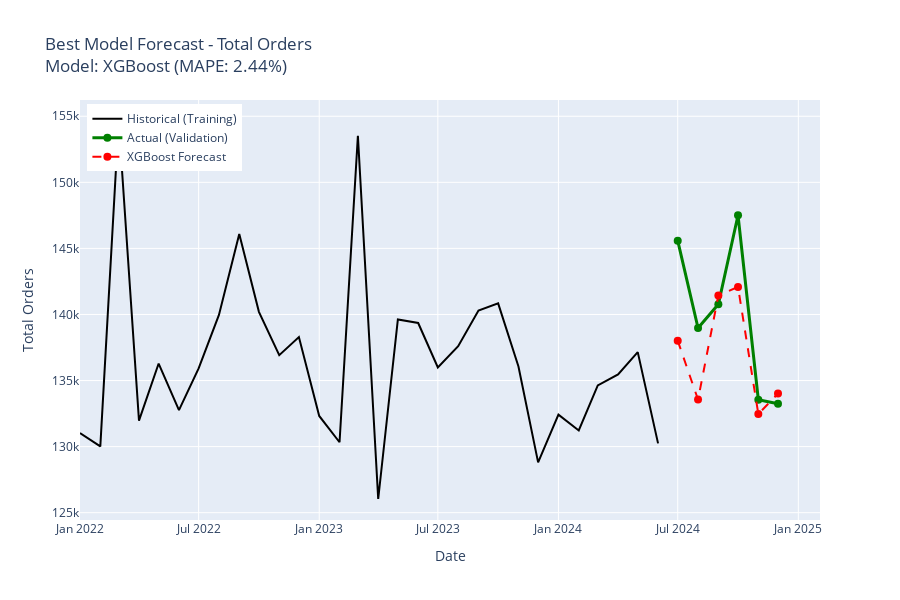
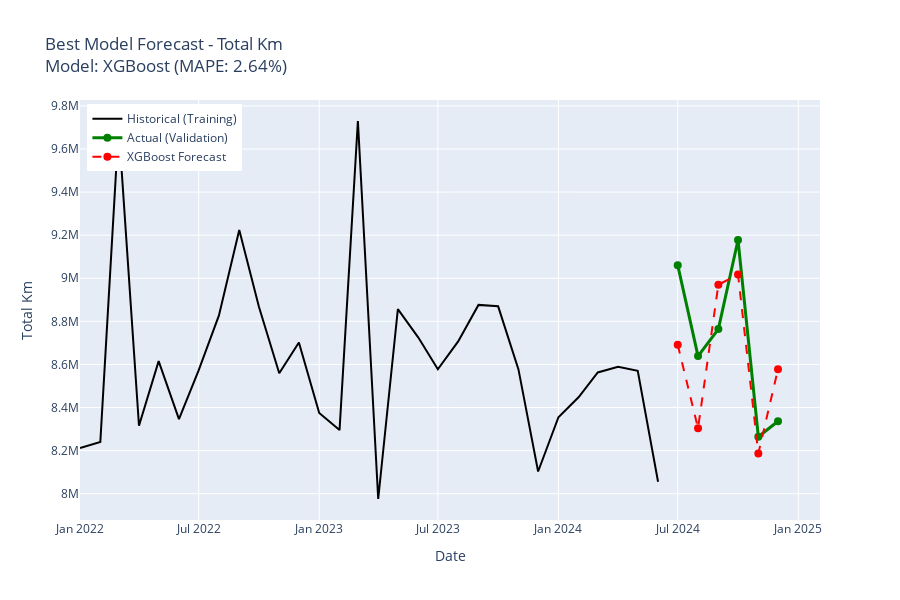
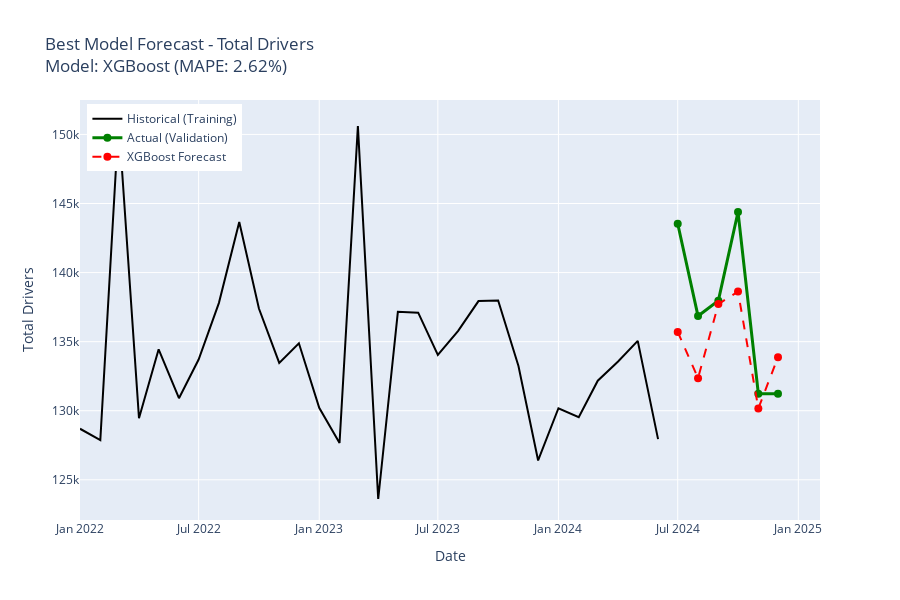
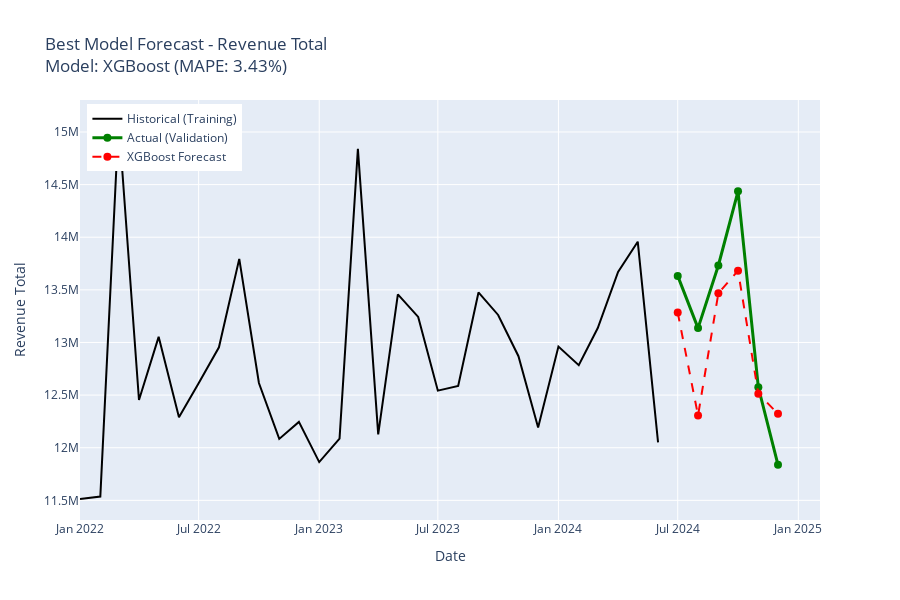

Notebook code for these charts, in order:
### Markdown cell above
## Section 5: Best Model Forecasts Visualization

### Code cell
# Create forecast visualization for each metric
for metric in target_metrics:
    fig = go.Figure()
    
    # Historical training data
    fig.add_trace(
        go.Scatter(
            x=train_df['date'],
            y=train_df[metric],
            mode='lines',
            name='Historical (Training)',
            line=dict(color='black', width=2)
        )
    )
    
    # Actual validation values
    if len(val_df) > 0:
        fig.add_trace(
            go.Scatter(
                x=val_df['date'],
                y=val_df[metric],
                mode='lines+markers',
                name='Actual (Validation)',
                line=dict(color='green', width=3),
                marker=dict(size=8)
            )
        )
    
    # Best model forecast
    if metric in forecasts:
        forecast_data = forecasts[metric]['data']
        model_name = forecasts[metric]['model']
        
        if 'date' in forecast_data.columns:
            forecast_data['date'] = pd.to_datetime(forecast_data['date'])
        
        if metric in forecast_data.columns:
            fig.add_trace(
                go.Scatter(
                    x=forecast_data['date'],
                    y=forecast_data[metric],
                    mode='lines+markers',
                    name=f'{model_name} Forecast',
                    line=dict(color='red', width=2, dash='dash'),
                    marker=dict(size=8)
                )
            )
    
    # Get MAPE for best model
    best_model = best_models[metric]
    mape = metrics_df[(metrics_df['metric'] == metric) & (metrics_df['model'] == best_model)]['MAPE'].values[0]
    
    fig.update_layout(
        title=f"Best Model Forecast - {metric.replace('_', ' ').title()}<br>Model: {best_model} (MAPE: {mape:.2f}%)",
        xaxis_title="Date",
        yaxis_title=metric.replace('_', ' ').title(),
        height=600,
        hovermode='x unified',
        legend=dict(x=0.01, y=0.99)
    )
    
    fig.show()
    
    # Save
    fig.write_html(results_dir / f'best_model_forecast_{metric}.html')
    print(f"✓ Saved: results/best_model_forecast_{metric}.html")

### Figure 1 — Plotly figure (JSON) as saved in the notebook; plotly's stock layout.template omitted (floating-point values rounded to 4 significant figures)
{"data": [{"line": {"color": "black", "width": 2}, "mode": "lines", "name": "Historical (Training)", "type": "scatter", "x": ["2022-01-01T00:00:00", "2022-02-01T00:00:00", "2022-03-01T00:00:00", "2022-04-01T00:00:00", "2022-05-01T00:00:00", "2022-06-01T00:00:00", "2022-07-01T00:00:00", "2022-08-01T00:00:00", "2022-09-01T00:00:00", "2022-10-01T00:00:00", "2022-11-01T00:00:00", "2022-12-01T00:00:00", "2023-01-01T00:00:00", "2023-02-01T00:00:00", "2023-03-01T00:00:00", "2023-04-01T00:00:00", "2023-05-01T00:00:00", "2023-06-01T00:00:00", "2023-07-01T00:00:00", "2023-08-01T00:00:00", "2023-09-01T00:00:00", "2023-10-01T00:00:00", "2023-11-01T00:00:00", "2023-12-01T00:00:00", "2024-01-01T00:00:00", "2024-02-01T00:00:00", "2024-03-01T00:00:00", "2024-04-01T00:00:00", "2024-05-01T00:00:00", "2024-06-01T00:00:00"], "y": [131029, 130016, 154641, 131965, 136286, 132764, 135914, 139966, 146093, 140201, 136917, 138291, 132318, 130330, 153520, 126035, 139619, 139356, 135991, 137595, 140295, 140837, 136061, 128804, 132420, 131225, 134634, 135466, 137149, 130243]}, {"line": {"color": "green", "width": 3}, "marker": {"size": 8}, "mode": "lines+markers", "name": "Actual (Validation)", "type": "scatter", "x": ["2024-07-01T00:00:00", "2024-08-01T00:00:00", "2024-09-01T00:00:00", "2024-10-01T00:00:00", "2024-11-01T00:00:00", "2024-12-01T00:00:00"], "y": [145586, 138976, 140770, 147506, 133550, 133247]}, {"line": {"color": "red", "dash": "dash", "width": 2}, "marker": {"size": 8}, "mode": "lines+markers", "name": "XGBoost Forecast", "type": "scatter", "x": ["2024-07-01T00:00:00", "2024-08-01T00:00:00", "2024-09-01T00:00:00", "2024-10-01T00:00:00", "2024-11-01T00:00:00", "2024-12-01T00:00:00"], "y": [138000.0, 133600.0, 141400.0, 142100.0, 132500.0, 134000.0]}], "layout": {"height": 600, "hovermode": "x unified", "legend": {"x": 0.01, "y": 0.99}, "title": {"text": "Best Model Forecast - Total Orders<br>Model: XGBoost (MAPE: 2.44%)"}, "xaxis": {"title": {"text": "Date"}}, "yaxis": {"title": {"text": "Total Orders"}}}}

### Figure 2 — Plotly figure (JSON) as saved in the notebook; plotly's stock layout.template omitted (floating-point values rounded to 4 significant figures)
{"data": [{"line": {"color": "black", "width": 2}, "mode": "lines", "name": "Historical (Training)", "type": "scatter", "x": ["2022-01-01T00:00:00", "2022-02-01T00:00:00", "2022-03-01T00:00:00", "2022-04-01T00:00:00", "2022-05-01T00:00:00", "2022-06-01T00:00:00", "2022-07-01T00:00:00", "2022-08-01T00:00:00", "2022-09-01T00:00:00", "2022-10-01T00:00:00", "2022-11-01T00:00:00", "2022-12-01T00:00:00", "2023-01-01T00:00:00", "2023-02-01T00:00:00", "2023-03-01T00:00:00", "2023-04-01T00:00:00", "2023-05-01T00:00:00", "2023-06-01T00:00:00", "2023-07-01T00:00:00", "2023-08-01T00:00:00", "2023-09-01T00:00:00", "2023-10-01T00:00:00", "2023-11-01T00:00:00", "2023-12-01T00:00:00", "2024-01-01T00:00:00", "2024-02-01T00:00:00", "2024-03-01T00:00:00", "2024-04-01T00:00:00", "2024-05-01T00:00:00", "2024-06-01T00:00:00"], "y": [8212000.0, 8240000.0, 9705000.0, 8315000.0, 8615000.0, 8346000.0, 8572000.0, 8827000.0, 9224000.0, 8868000.0, 8559000.0, 8702000.0, 8375000.0, 8295000.0, 9730000.0, 7975000.0, 8856000.0, 8726000.0, 8578000.0, 8707000.0, 8876000.0, 8870000.0, 8577000.0, 8103000.0, 8355000.0, 8449000.0, 8563000.0, 8589000.0, 8570000.0, 8055000.0]}, {"line": {"color": "green", "width": 3}, "marker": {"size": 8}, "mode": "lines+markers", "name": "Actual (Validation)", "type": "scatter", "x": ["2024-07-01T00:00:00", "2024-08-01T00:00:00", "2024-09-01T00:00:00", "2024-10-01T00:00:00", "2024-11-01T00:00:00", "2024-12-01T00:00:00"], "y": [9061000.0, 8639000.0, 8764000.0, 9178000.0, 8265000.0, 8336000.0]}, {"line": {"color": "red", "dash": "dash", "width": 2}, "marker": {"size": 8}, "mode": "lines+markers", "name": "XGBoost Forecast", "type": "scatter", "x": ["2024-07-01T00:00:00", "2024-08-01T00:00:00", "2024-09-01T00:00:00", "2024-10-01T00:00:00", "2024-11-01T00:00:00", "2024-12-01T00:00:00"], "y": [8692000.0, 8304000.0, 8970000.0, 9018000.0, 8187000.0, 8578000.0]}], "layout": {"height": 600, "hovermode": "x unified", "legend": {"x": 0.01, "y": 0.99}, "title": {"text": "Best Model Forecast - Total Km<br>Model: XGBoost (MAPE: 2.64%)"}, "xaxis": {"title": {"text": "Date"}}, "yaxis": {"title": {"text": "Total Km"}}}}

### Figure 3 — Plotly figure (JSON) as saved in the notebook; plotly's stock layout.template omitted (floating-point values rounded to 4 significant figures)
{"data": [{"line": {"color": "black", "width": 2}, "mode": "lines", "name": "Historical (Training)", "type": "scatter", "x": ["2022-01-01T00:00:00", "2022-02-01T00:00:00", "2022-03-01T00:00:00", "2022-04-01T00:00:00", "2022-05-01T00:00:00", "2022-06-01T00:00:00", "2022-07-01T00:00:00", "2022-08-01T00:00:00", "2022-09-01T00:00:00", "2022-10-01T00:00:00", "2022-11-01T00:00:00", "2022-12-01T00:00:00", "2023-01-01T00:00:00", "2023-02-01T00:00:00", "2023-03-01T00:00:00", "2023-04-01T00:00:00", "2023-05-01T00:00:00", "2023-06-01T00:00:00", "2023-07-01T00:00:00", "2023-08-01T00:00:00", "2023-09-01T00:00:00", "2023-10-01T00:00:00", "2023-11-01T00:00:00", "2023-12-01T00:00:00", "2024-01-01T00:00:00", "2024-02-01T00:00:00", "2024-03-01T00:00:00", "2024-04-01T00:00:00", "2024-05-01T00:00:00", "2024-06-01T00:00:00"], "y": [128697, 127881, 150972, 129462, 134447, 130906, 133710, 137809, 143661, 137399, 133460, 134883, 130216, 127666, 150599, 123611, 137162, 137101, 134036, 135778, 137938, 137981, 133243, 126403, 130180, 129533, 132175, 133564, 135054, 127948]}, {"line": {"color": "green", "width": 3}, "marker": {"size": 8}, "mode": "lines+markers", "name": "Actual (Validation)", "type": "scatter", "x": ["2024-07-01T00:00:00", "2024-08-01T00:00:00", "2024-09-01T00:00:00", "2024-10-01T00:00:00", "2024-11-01T00:00:00", "2024-12-01T00:00:00"], "y": [143534, 136854, 137969, 144383, 131232, 131237]}, {"line": {"color": "red", "dash": "dash", "width": 2}, "marker": {"size": 8}, "mode": "lines+markers", "name": "XGBoost Forecast", "type": "scatter", "x": ["2024-07-01T00:00:00", "2024-08-01T00:00:00", "2024-09-01T00:00:00", "2024-10-01T00:00:00", "2024-11-01T00:00:00", "2024-12-01T00:00:00"], "y": [135700.0, 132400.0, 137700.0, 138600.0, 130200.0, 133900.0]}], "layout": {"height": 600, "hovermode": "x unified", "legend": {"x": 0.01, "y": 0.99}, "title": {"text": "Best Model Forecast - Total Drivers<br>Model: XGBoost (MAPE: 2.62%)"}, "xaxis": {"title": {"text": "Date"}}, "yaxis": {"title": {"text": "Total Drivers"}}}}

### Figure 4 — Plotly figure (JSON) as saved in the notebook; plotly's stock layout.template omitted (floating-point values rounded to 4 significant figures)
{"data": [{"line": {"color": "black", "width": 2}, "mode": "lines", "name": "Historical (Training)", "type": "scatter", "x": ["2022-01-01T00:00:00", "2022-02-01T00:00:00", "2022-03-01T00:00:00", "2022-04-01T00:00:00", "2022-05-01T00:00:00", "2022-06-01T00:00:00", "2022-07-01T00:00:00", "2022-08-01T00:00:00", "2022-09-01T00:00:00", "2022-10-01T00:00:00", "2022-11-01T00:00:00", "2022-12-01T00:00:00", "2023-01-01T00:00:00", "2023-02-01T00:00:00", "2023-03-01T00:00:00", "2023-04-01T00:00:00", "2023-05-01T00:00:00", "2023-06-01T00:00:00", "2023-07-01T00:00:00", "2023-08-01T00:00:00", "2023-09-01T00:00:00", "2023-10-01T00:00:00", "2023-11-01T00:00:00", "2023-12-01T00:00:00", "2024-01-01T00:00:00", "2024-02-01T00:00:00", "2024-03-01T00:00:00", "2024-04-01T00:00:00", "2024-05-01T00:00:00", "2024-06-01T00:00:00"], "y": [11510000.0, 11540000.0, 15100000.0, 12450000.0, 13050000.0, 12290000.0, 12610000.0, 12950000.0, 13790000.0, 12610000.0, 12080000.0, 12250000.0, 11860000.0, 12090000.0, 14840000.0, 12130000.0, 13460000.0, 13240000.0, 12540000.0, 12590000.0, 13480000.0, 13260000.0, 12870000.0, 12190000.0, 12960000.0, 12780000.0, 13140000.0, 13670000.0, 13960000.0, 12050000.0]}, {"line": {"color": "green", "width": 3}, "marker": {"size": 8}, "mode": "lines+markers", "name": "Actual (Validation)", "type": "scatter", "x": ["2024-07-01T00:00:00", "2024-08-01T00:00:00", "2024-09-01T00:00:00", "2024-10-01T00:00:00", "2024-11-01T00:00:00", "2024-12-01T00:00:00"], "y": [13630000.0, 13140000.0, 13730000.0, 14440000.0, 12570000.0, 11840000.0]}, {"line": {"color": "red", "dash": "dash", "width": 2}, "marker": {"size": 8}, "mode": "lines+markers", "name": "XGBoost Forecast", "type": "scatter", "x": ["2024-07-01T00:00:00", "2024-08-01T00:00:00", "2024-09-01T00:00:00", "2024-10-01T00:00:00", "2024-11-01T00:00:00", "2024-12-01T00:00:00"], "y": [13280000.0, 12310000.0, 13470000.0, 13680000.0, 12510000.0, 12320000.0]}], "layout": {"height": 600, "hovermode": "x unified", "legend": {"x": 0.01, "y": 0.99}, "title": {"text": "Best Model Forecast - Revenue Total<br>Model: XGBoost (MAPE: 3.43%)"}, "xaxis": {"title": {"text": "Date"}}, "yaxis": {"title": {"text": "Revenue Total"}}}}
